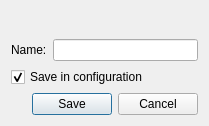
<?xml version="1.0" encoding="UTF-8"?>
<ui version="4.0">
 <class>changeContentDialog</class>
 <widget class="QDialog" name="changeContentDialog">
  <property name="geometry">
   <rect>
    <x>0</x>
    <y>0</y>
    <width>209</width>
    <height>126</height>
   </rect>
  </property>
  <property name="maximumSize">
   <size>
    <width>700</width>
    <height>300</height>
   </size>
  </property>
  <property name="windowTitle">
   <string>Network Error</string>
  </property>
  <layout class="QGridLayout" name="gridLayout">
   <item row="0" column="0">
    <widget class="QLabel" name="label_Message"/>
   </item>
   <item row="1" column="0">
    <layout class="QHBoxLayout" name="horizontalLayout">
     <item>
      <widget class="QLabel" name="label_lineLabel">
       <property name="text">
        <string>Name:</string>
       </property>
       <property name="buddy">
        <cstring>lineEdit</cstring>
       </property>
      </widget>
     </item>
     <item>
      <widget class="QLineEdit" name="lineEdit"/>
     </item>
    </layout>
   </item>
   <item row="2" column="0">
    <widget class="QCheckBox" name="checkBox">
     <property name="text">
      <string>Save in configuration</string>
     </property>
     <property name="checked">
      <bool>true</bool>
     </property>
    </widget>
   </item>
   <item row="3" column="0">
    <widget class="QDialogButtonBox" name="buttonBox">
     <property name="orientation">
      <enum>Qt::Horizontal</enum>
     </property>
     <property name="standardButtons">
      <set>QDialogButtonBox::Cancel|QDialogButtonBox::Save</set>
     </property>
    </widget>
   </item>
  </layout>
 </widget>
 <tabstops>
  <tabstop>lineEdit</tabstop>
  <tabstop>buttonBox</tabstop>
 </tabstops>
 <resources/>
 <connections>
  <connection>
   <sender>buttonBox</sender>
   <signal>accepted()</signal>
   <receiver>changeContentDialog</receiver>
   <slot>accept()</slot>
   <hints>
    <hint type="sourcelabel">
     <x>248</x>
     <y>254</y>
    </hint>
    <hint type="destinationlabel">
     <x>157</x>
     <y>274</y>
    </hint>
   </hints>
  </connection>
  <connection>
   <sender>buttonBox</sender>
   <signal>rejected()</signal>
   <receiver>changeContentDialog</receiver>
   <slot>reject()</slot>
   <hints>
    <hint type="sourcelabel">
     <x>316</x>
     <y>260</y>
    </hint>
    <hint type="destinationlabel">
     <x>286</x>
     <y>274</y>
    </hint>
   </hints>
  </connection>
 </connections>
</ui>
